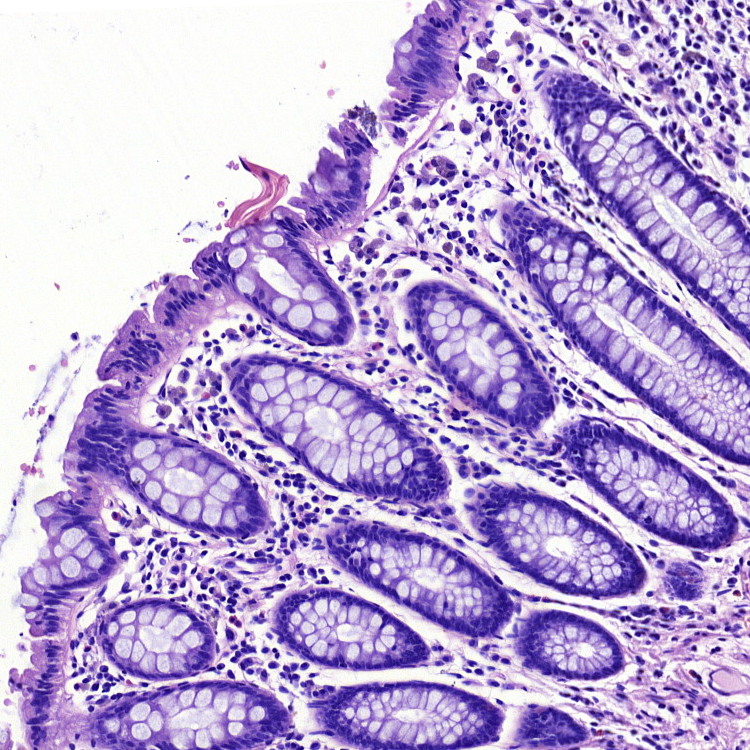
#> input picture data/img.png, 750 x 750 px, found by its file name
$ jupyter execute --allow-errors porownanie_algorytmow_tkanka.ipynb   (shell and % lines are left out)
#> lines starting #> are read from the running program, lines starting #| are printed output that depends on the picture
<a href="https://colab.research.google.com/github/rroszczyk/1DI2243/blob/main/porownanie_algorytmow_tkanka.ipynb" target="_parent"></a>

[cell 1]
import cv2

import matplotlib.pyplot as plt
import numpy as np

[cell 2]
img = cv2.imread('img.png')
#> img is the input picture: shape (750, 750, 3); mean B, G, R 213.1, 167.5, 185.6
img = cv2.cvtColor(img, cv2.COLOR_BGR2GRAY)
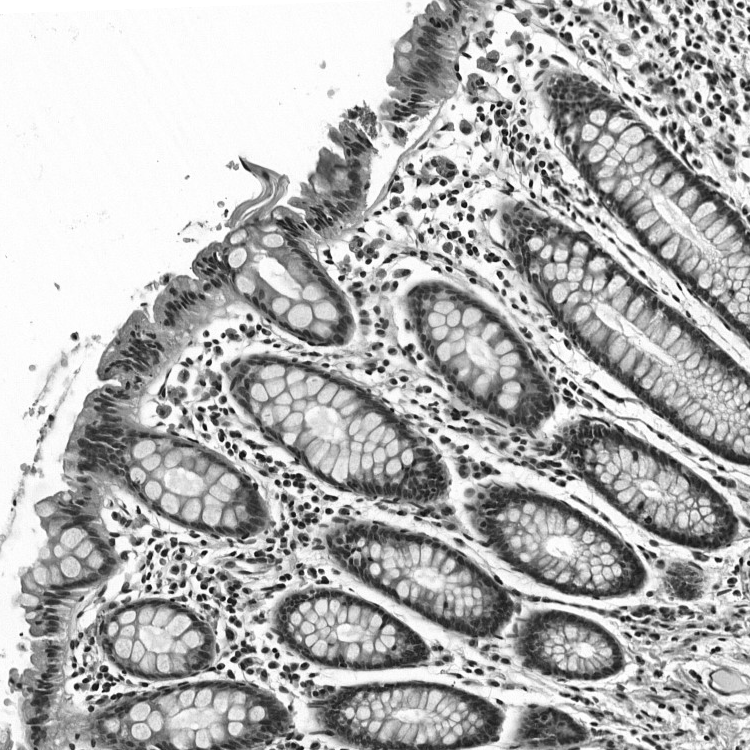
#> img: shape (750, 750); min 8, max 255, mean 178.1
sift = cv2.xfeatures2d.SIFT_create()
(kps, descs) = sift.detectAndCompute(img, None)
#> kps = 10349 keypoints; strongest (x, y, size): (570, 24, 3.4), (209, 363, 3.8), (329, 511, 4.4), (21, 634, 2.2)
print("SIFT # kps: {}, descriptors: {}".format(len(kps), descs.shape))
#| SIFT # kps: 10349, descriptors: (10349, 128)
siftKP = cv2.drawKeypoints(img, kps, img, flags=cv2.DRAW_MATCHES_FLAGS_DRAW_RICH_KEYPOINTS)
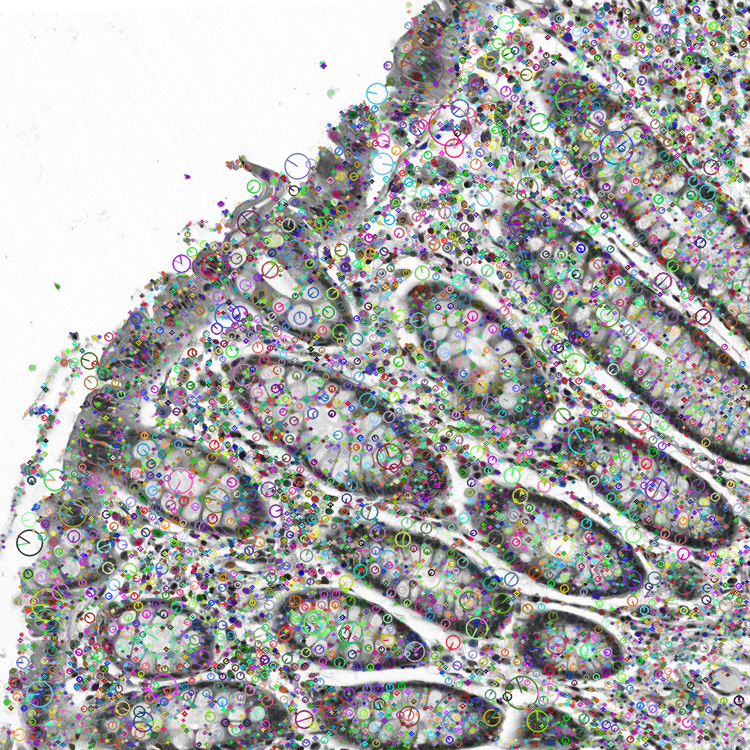
#> siftKP: shape (750, 750, 3); mean of channels 0, 1, 2 171.1, 172, 171.9; drawn as B, G, R

img = cv2.imread('img.png')
img = cv2.cvtColor(img, cv2.COLOR_BGR2GRAY)
brisk = cv2.BRISK_create()
(kps, descs) = brisk.detectAndCompute(img, None)
#> kps = 17169 keypoints; strongest (x, y, size): (76, 686, 25.3), (367, 261, 19.9), (231, 660, 14.2), (226, 211, 14.2)
print("BRISK # kps: {}, descriptors: {}".format(len(kps), descs.shape))
#| BRISK # kps: 17169, descriptors: (17169, 64)
briskKP = cv2.drawKeypoints(img, kps, img, flags=cv2.DRAW_MATCHES_FLAGS_DRAW_RICH_KEYPOINTS)
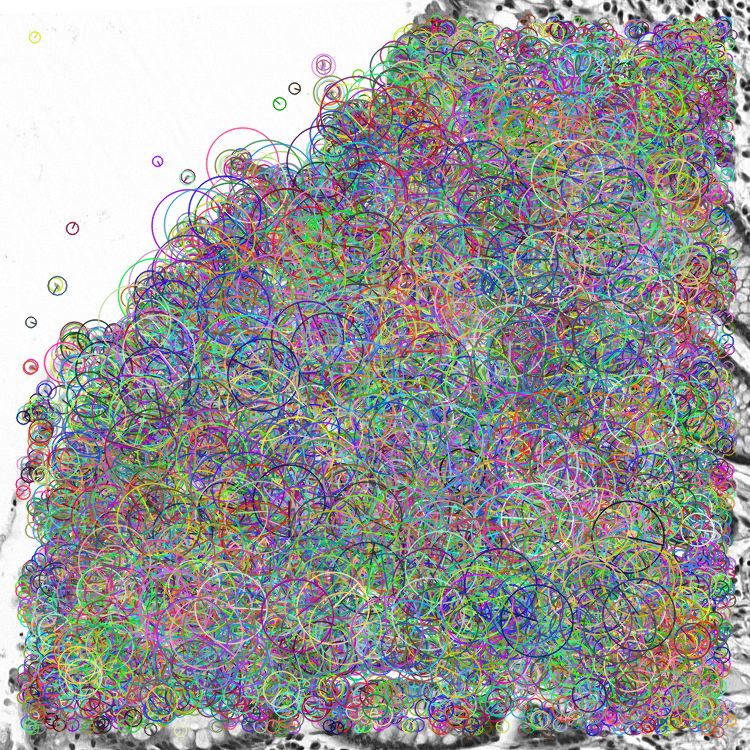
#> briskKP: shape (750, 750, 3); mean of channels 0, 1, 2 153, 153.5, 153; drawn as B, G, R

img = cv2.imread('img.png')
img = cv2.cvtColor(img, cv2.COLOR_BGR2GRAY)
#> (the rest of this cell did not finish here and is left out)

$ run again, with data/a1.jpg saved as data/img.png
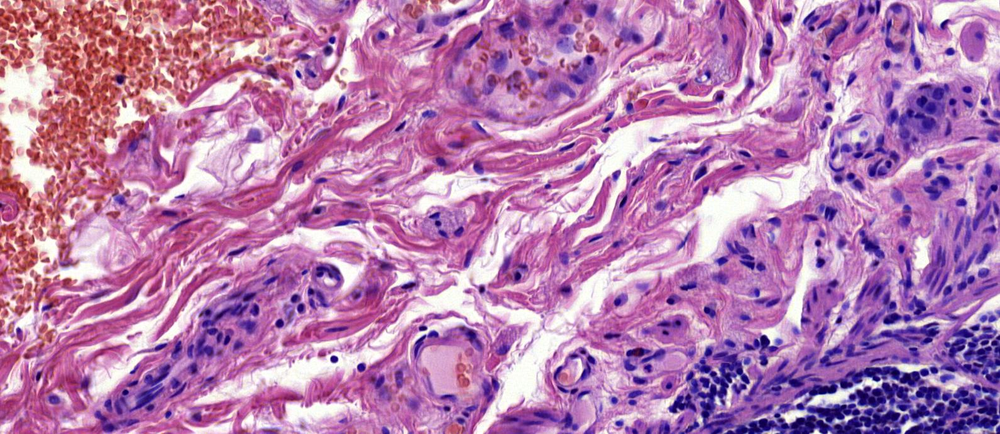
#> input picture data/a1.jpg, 1000 x 434 px, shrunk from 1591 x 691 before the run, found by its file name
#> img is the input picture: shape (434, 1000, 3); mean B, G, R 175.6, 126, 183.6
#> img: shape (434, 1000)
#> `(kps, descs) = sift.detectAndCompute(img, None)`: kps = 9247 keypoints; strongest (x, y, size): (334, 359, 4.7), (847, 418, 4.4), (950, 51, 5.5), (423, 328, 4.1)
#| SIFT # kps: 9247, descriptors: (9247, 128)
#> `siftKP = cv2.drawKeypoints(img, kps, img, flags=cv2.DRAW_MATCHES_FLAGS..`:
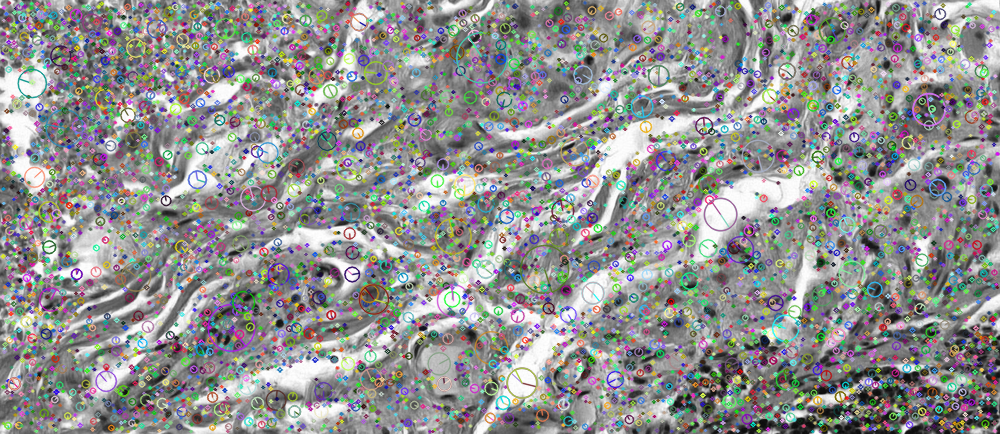
#> siftKP: shape (434, 1000, 3); mean of channels 0, 1, 2 144.7, 145.4, 144.8; drawn as B, G, R
#> `(kps, descs) = brisk.detectAndCompute(img, None)`: kps = 12006 keypoints; strongest (x, y, size): (334, 359, 26.6), (334, 358, 19.8), (336, 358, 16.1), (361, 365, 28.3)
#| BRISK # kps: 12006, descriptors: (12006, 64)
#> `briskKP = cv2.drawKeypoints(img, kps, img, flags=cv2.DRAW_MATCHES_FLAG..`:
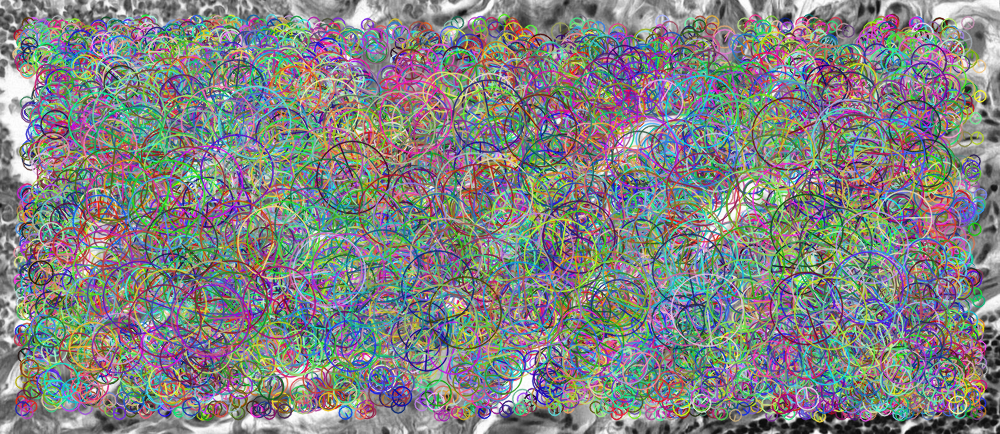
#> briskKP: shape (434, 1000, 3); mean of channels 0, 1, 2 130.4, 131.2, 129.8; drawn as B, G, R

$ run again, with data/a10.jpg saved as data/img.png
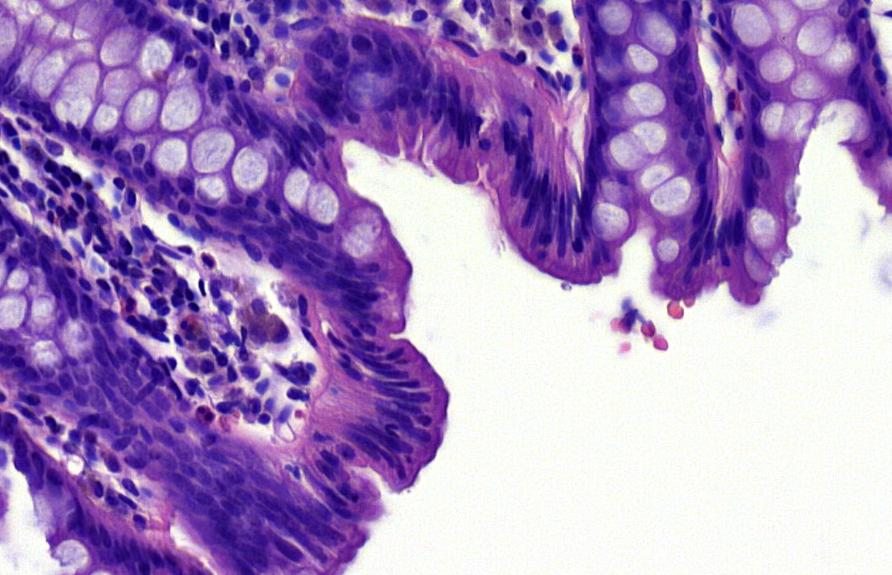
#> input picture data/a10.jpg, 892 x 575 px, found by its file name
#> img is the input picture: shape (575, 892, 3); mean B, G, R 192.8, 137.5, 166.2
#> img: shape (575, 892)
#> `(kps, descs) = sift.detectAndCompute(img, None)`: kps = 3132 keypoints; strongest (x, y, size): (208, 261, 8.1), (187, 250, 6.1), (204, 293, 3.3), (173, 362, 5.7)
#| SIFT # kps: 3132, descriptors: (3132, 128)
#> `siftKP = cv2.drawKeypoints(img, kps, img, flags=cv2.DRAW_MATCHES_FLAGS..`:
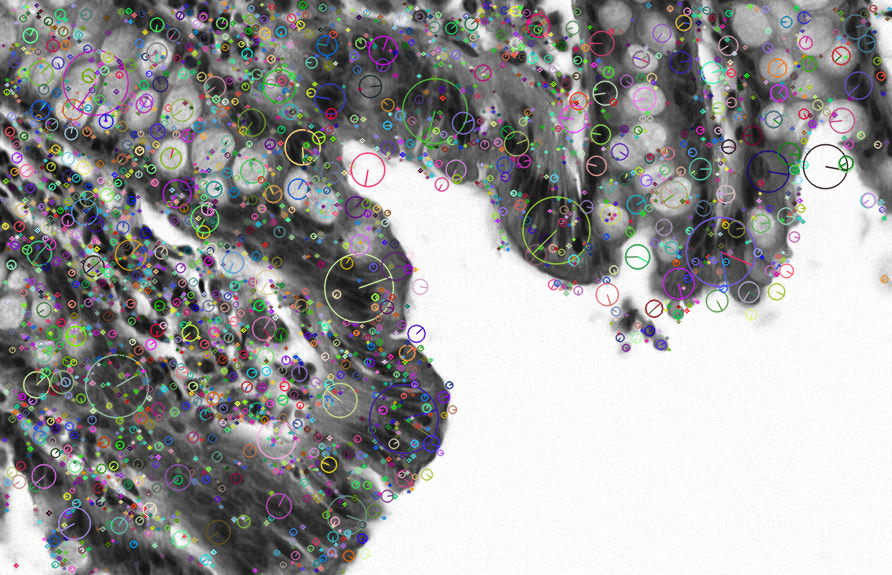
#> siftKP: shape (575, 892, 3); mean of channels 0, 1, 2 154.3, 154.1, 154.4; drawn as B, G, R
#> `(kps, descs) = brisk.detectAndCompute(img, None)`: kps = 3177 keypoints; strongest (x, y, size): (166, 339, 20), (289, 393, 27.7), (174, 362, 26.7), (203, 293, 21.3)
#| BRISK # kps: 3177, descriptors: (3177, 64)
#> `briskKP = cv2.drawKeypoints(img, kps, img, flags=cv2.DRAW_MATCHES_FLAG..`:
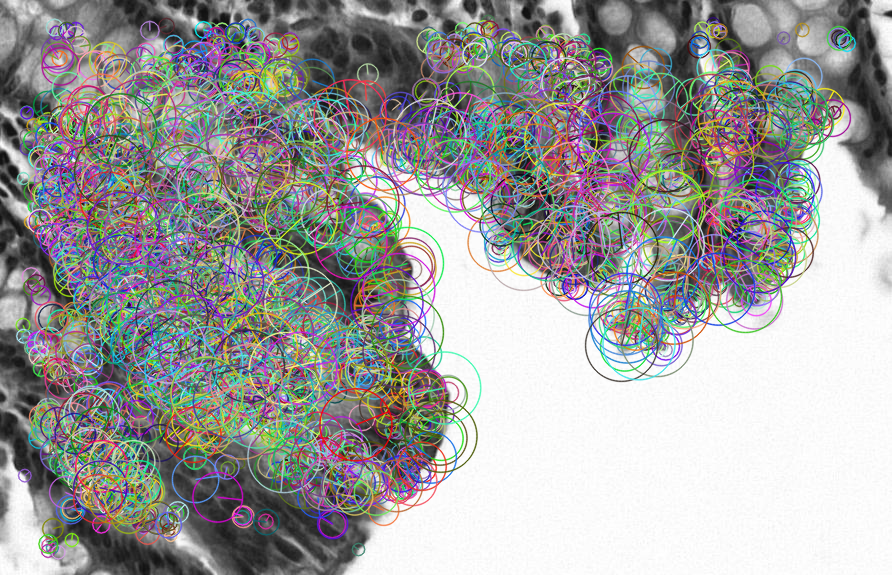
#> briskKP: shape (575, 892, 3); mean of channels 0, 1, 2 156.5, 157.3, 157.3; drawn as B, G, R

$ run again, with data/a11.jpg saved as data/img.png
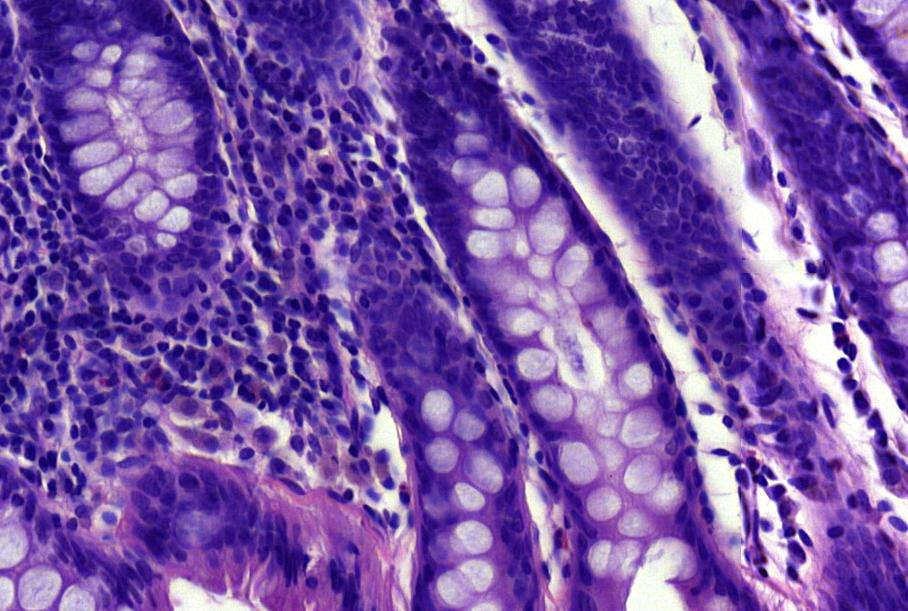
#> input picture data/a11.jpg, 908 x 611 px, found by its file name
#> img is the input picture: shape (611, 908, 3); mean B, G, R 166.5, 86.3, 120.8
#> img: shape (611, 908)
#> `(kps, descs) = sift.detectAndCompute(img, None)`: kps = 4950 keypoints; strongest (x, y, size): (861, 401, 12), (843, 364, 7.7), (696, 120, 5.1), (706, 409, 8.8)
#| SIFT # kps: 4950, descriptors: (4950, 128)
#> `siftKP = cv2.drawKeypoints(img, kps, img, flags=cv2.DRAW_MATCHES_FLAGS..`:
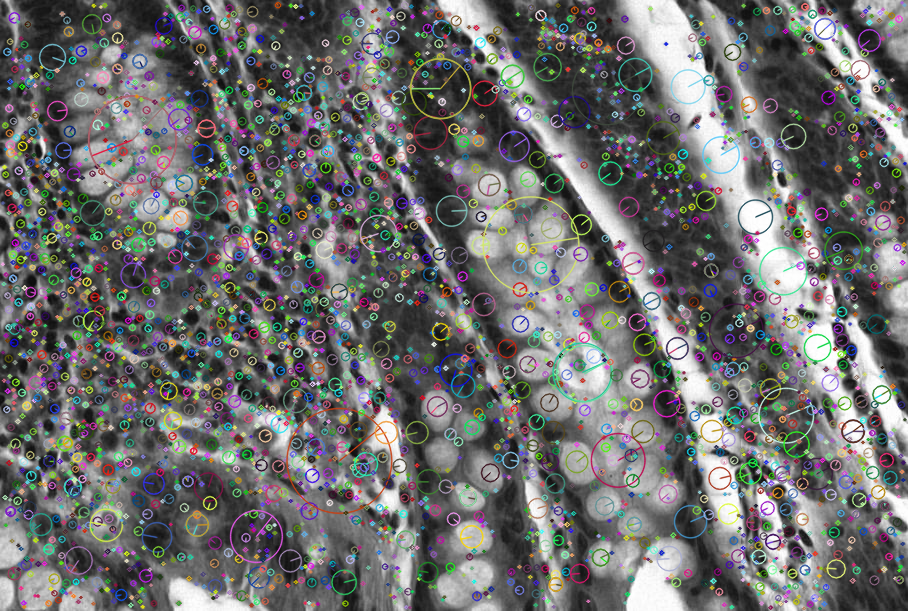
#> siftKP: shape (611, 908, 3); mean of channels 0, 1, 2 109.3, 109.7, 109.4; drawn as B, G, R
#> `(kps, descs) = brisk.detectAndCompute(img, None)`: kps = 5989 keypoints; strongest (x, y, size): (839, 361, 29.8), (834, 325, 27.1), (839, 365, 36), (766, 523, 42.3)
#| BRISK # kps: 5989, descriptors: (5989, 64)
#> `briskKP = cv2.drawKeypoints(img, kps, img, flags=cv2.DRAW_MATCHES_FLAG..`:
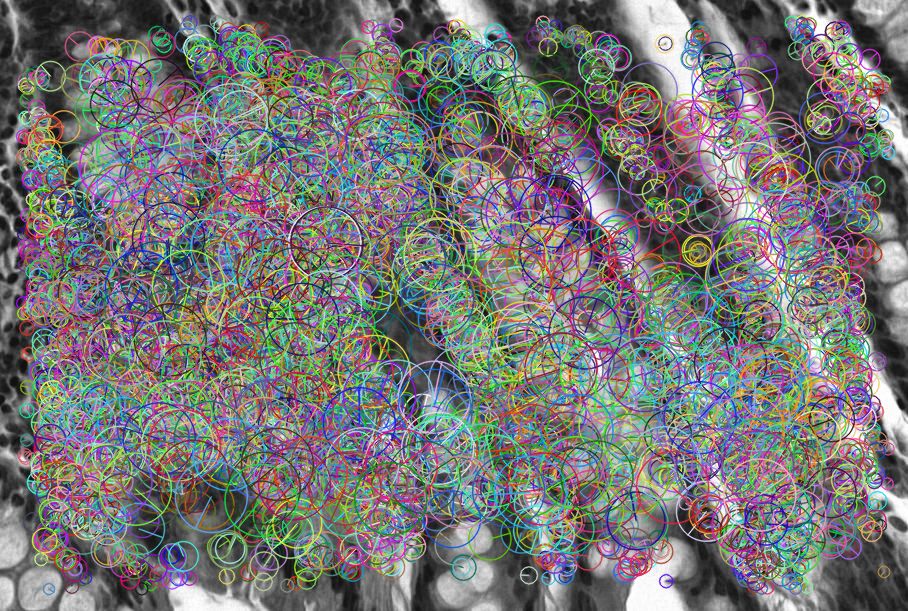
#> briskKP: shape (611, 908, 3); mean of channels 0, 1, 2 117, 117.3, 118.3; drawn as B, G, R
